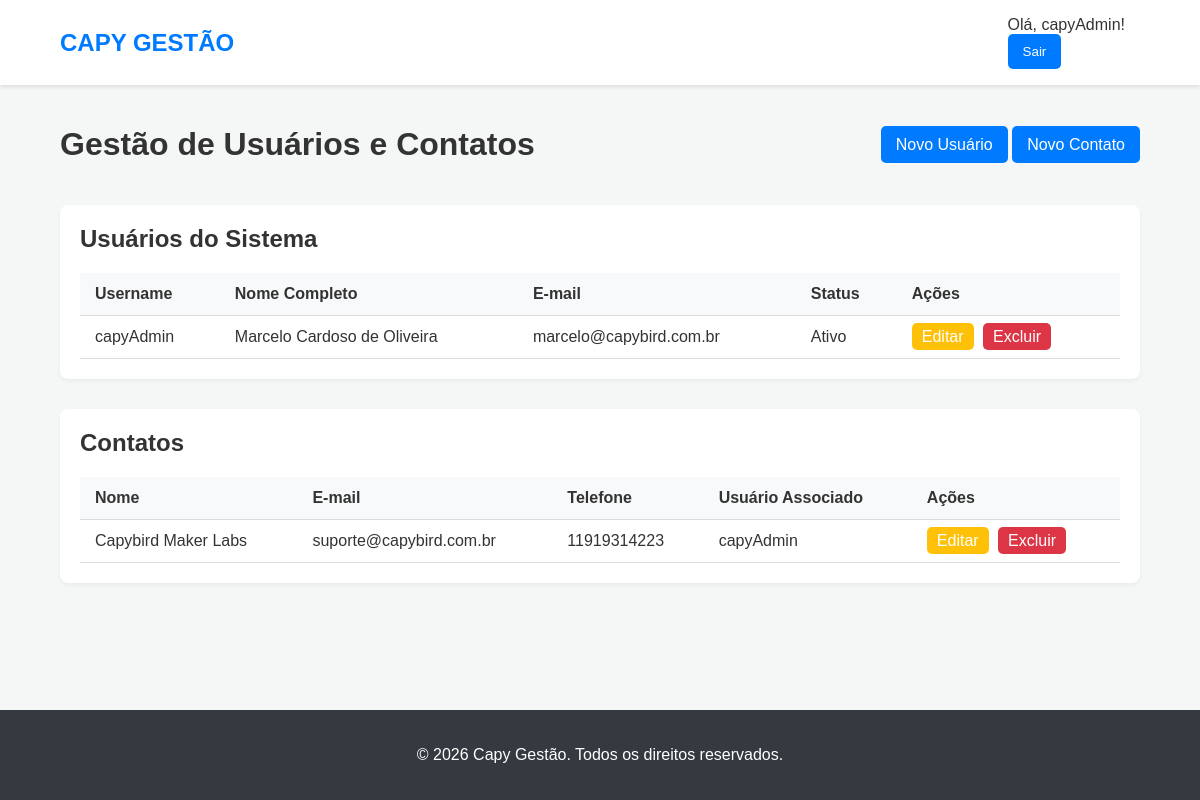
The page /management/ (signed in) on the database its author committed.
### contacts/models.py (models this page shows, shortened)
class Contact(models.Model):
    user = models.OneToOneField(User, on_delete=models.SET_NULL, null=True, blank=True)
    name = models.CharField(max_length=255, verbose_name="Nome Completo")
    email = models.EmailField(max_length=255, unique=True)
    phone = models.CharField(max_length=20, blank=True, null=True, verbose_name="Telefone")
    created_at = models.DateTimeField(auto_now_add=True)
    class Meta:
        verbose_name = "Contato"
        verbose_name_plural = "Contatos"

### core_app/views.py (the view)
# urls.py: path('management/', ManagementListView.as_view(), name='management_list'),
class ManagementListView(LoginRequiredMixin, TemplateView):
    template_name = 'management_list.html'
    def get_context_data(self, **kwargs):
        context = super().get_context_data(**kwargs)
        context['contacts'] = Contact.objects.all().select_related('user')
        context['users'] = User.objects.all()
        context['title'] = 'Gestão de Usuários e Contatos'
        return context

### templates/management_list.html (shortened to what this page needs)
{% extends 'base.html' %}
{% block content %}
<div class="management-header">
    <h1>{{ title }}</h1>
    <div class="management-actions">
        <a href="{% url 'user_create' %}" class="btn">Novo Usuário</a>
        <a href="{% url 'contact_create' %}" class="btn">Novo Contato</a>
    </div>
</div>
<div class="table-wrapper">
    <h2>Usuários do Sistema</h2>
    <table>
        <thead>
            <tr>
                <th>Username</th>
                <th>Nome Completo</th>
                <th>E-mail</th>
                <th>Status</th>
                <th>Ações</th>
            </tr>
        </thead>
        <tbody>
            {% for user in users %}
            <tr>
                <td>{{ user.username }}</td>
                <td>{{ user.get_full_name }}</td>
                <td>{{ user.email }}</td>
                <td>{% if user.is_active %}Ativo{% else %}Inativo{% endif %}</td>
                <td class="action-buttons">
                    <a href="{% url 'user_update' user.pk %}" class="btn-edit">Editar</a>
                    <a href="{% url 'user_delete' user.pk %}" class="btn-delete">Excluir</a>
                </td>
            </tr>
            {% empty %}
            <tr>
                <td colspan="5">Nenhum usuário encontrado.</td>
            </tr>
            {% endfor %}
        </tbody>
    </table>
</div>
<div class="table-wrapper">
    <h2>Contatos</h2>
    <table>
        <thead>
            <tr>
                <th>Nome</th>
                <th>E-mail</th>
                <th>Telefone</th>
                <th>Usuário Associado</th>
                <th>Ações</th>
            </tr>
        </thead>
        <tbody>
            {% for contact in contacts %}
            <tr>
                <td>{{ contact.name }}</td>
                <td>{{ contact.email }}</td>
                <td>{{ contact.phone|default:"-" }}</td>
                <td>
                    {% if contact.user %}
                        {{ contact.user.username }}
                    {% else %}
                        <span class="text-muted">Nenhum</span>
                    {% endif %}
                </td>
                <td class="action-buttons">
                    <a href="{% url 'contact_update' contact.pk %}" class="btn-edit">Editar</a>
                    <a href="{% url 'contact_delete' contact.pk %}" class="btn-delete">Excluir</a>
                </td>
            </tr>
            {% empty %}
            <tr>
                <td colspan="5">Nenhum contato encontrado.</td>
            </tr>
            {% endfor %}
        </tbody>
    </table>
</div>
{% endblock %}

### templates/base.html (shortened to what this page needs)
{% load static %}
<!DOCTYPE html>
<html lang="pt-br">
<head>
    <link rel="stylesheet" href="{% static 'css/style.css' %}">
</head>
<body>
    <header>
        <nav class="navbar">
            <div class="nav-logo">
                <a href="{% url 'home' %}">
                    <strong>CAPY GESTÃO</strong>
                </a>
            </div>
            <div class="nav-menu">
                {% if user.is_authenticated %}
                    <span>Olá, {{ user.username }}!</span>
                    <form class="logout-form" action="{% url 'logout' %}" method="post">
                        <button type="submit" class="btn">Sair</button>
                    </form>
                {% else %}
                    <a href="{% url 'login' %}" class="btn">Entrar</a>
                {% endif %}
            </div>
        </nav>
    </header>
    <main class="container">
        {% block content %}
        {% endblock %}
    </main>
    <footer>
        <p>© 2026 Capy Gestão. Todos os direitos reservados.</p>
    </footer>
</body>
</html>

### static/css/style.css (style rules this page uses)
body { font-family: Arial, sans-serif; margin: 0; background-color: #f4f7f6; color: #333; display: flex; flex-direction: column; min-height: 100vh; }
.container { width: 90%; max-width: 1200px; margin: 20px auto; flex-grow: 1; }
.btn { background-color: #007bff; color: white; padding: 10px 15px; text-decoration: none; border-radius: 5px; border: none; cursor: pointer; transition: background-color 0.3s; }
.navbar { display: flex; justify-content: space-between; align-items: center; background-color: #ffffff; padding: 1rem 5%; box-shadow: 0 2px 4px rgba(0,0,0,0.1); }
.nav-logo a { text-decoration: none; color: #007bff; font-size: 1.5em; }
.nav-menu span { margin-right: 15px; }
footer { text-align: center; padding: 20px; background-color: #343a40; color: white; margin-top: auto; }
.management-header { display: flex; justify-content: space-between; align-items: center; margin-bottom: 20px; }
.table-wrapper { background-color: #fff; padding: 20px; border-radius: 8px; box-shadow: 0 2px 4px rgba(0,0,0,0.05); margin-bottom: 30px; overflow-x: auto; }
.table-wrapper h2 { margin-top: 0; }
table { width: 100%; border-collapse: collapse; }
th, td { padding: 12px 15px; border-bottom: 1px solid #ddd; text-align: left; }
th { background-color: #f8f9fa; }
.action-buttons a { text-decoration: none; padding: 5px 10px; border-radius: 5px; margin-right: 5px; color: white; }
.btn-edit { background-color: #ffc107; }
.btn-delete { background-color: #dc3545; }

### rows shown on the page
Contact: name "Capybird Maker Labs", email "suporte@capybird.com.br", phone "11919314223", user.username "capyAdmin"

### other values the page prints
{{ user.username }} "capyAdmin"
{{ title }} "Gestão de Usuários e Contatos"
{{ user.get_full_name }} "Marcelo Cardoso de Oliveira"
{{ user.email }} "marcelo@capybird.com.br"
